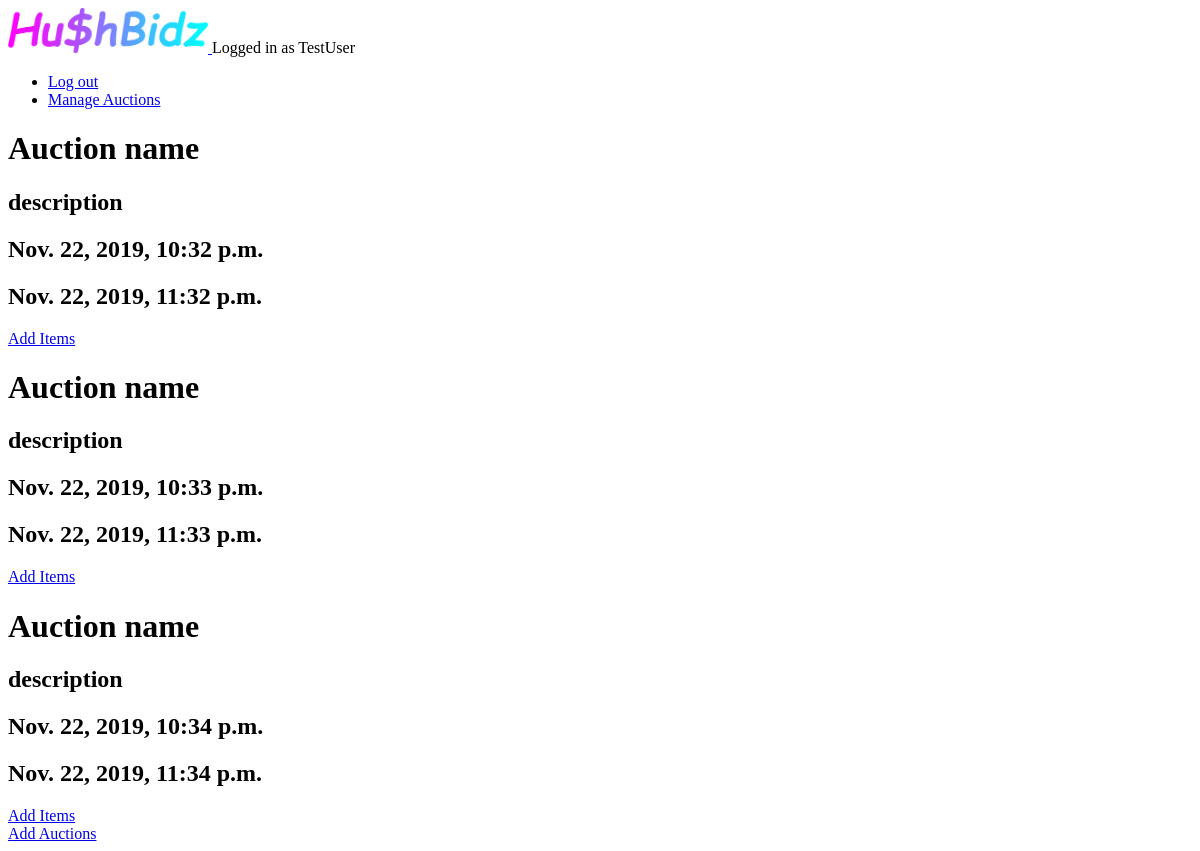
The page /auction_app/manage_auction (signed in) on the database as committed earlier.
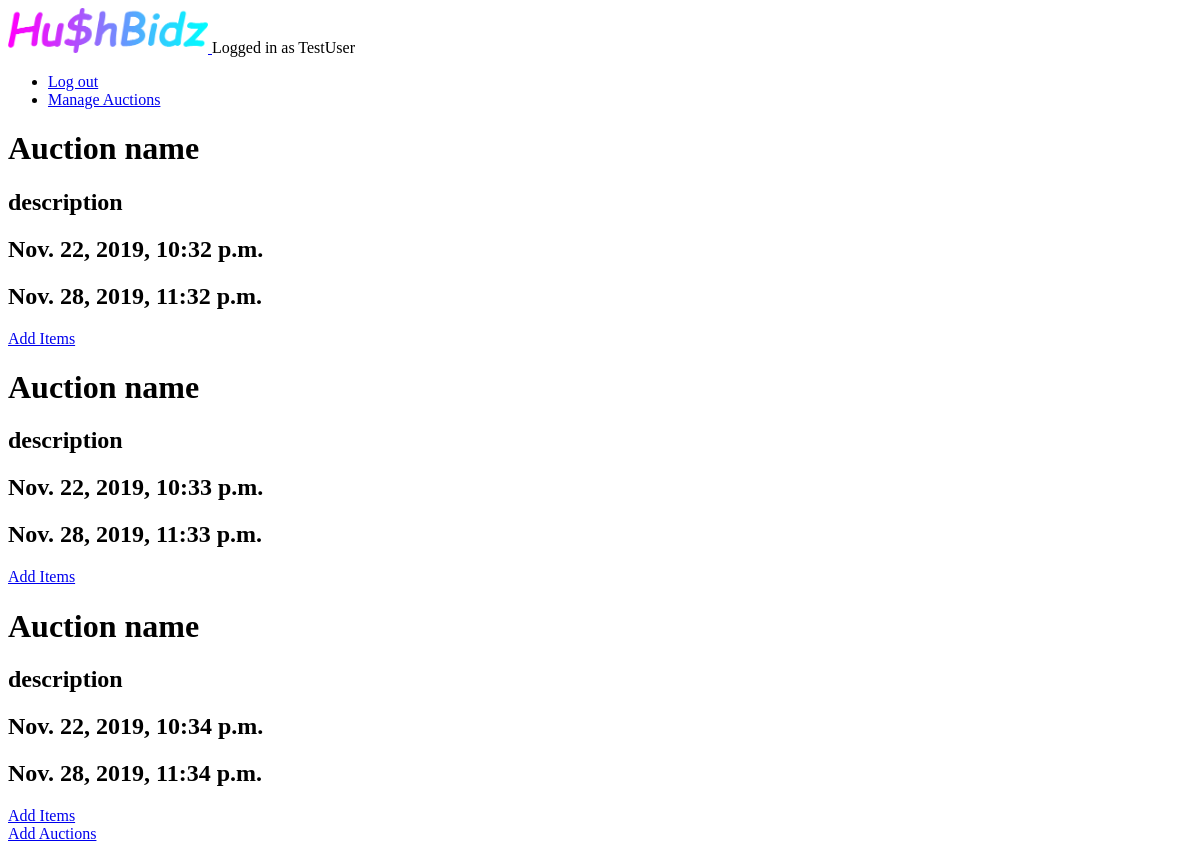
The same page on the database as committed later.
### auction_app/models.py (models this page shows, shortened)
class Auction(models.Model):
    name = models.CharField('name', max_length=256, default = 'Auction name')
    description = models.TextField('description', default = 'description', max_length=256)
    admin=models.CharField(max_length=256)
    start_time=models.DateTimeField('start_time', default = timezone.now)
    end_time=models.DateTimeField('end_time', default = one_hour_hence)
    numUsers = 0

### auction_app/views.py (the view)
# urls.py: path('manage_auction', views.manage_auction, name='manage_auction'),
@login_required()
def manage_auction(request):
    auctions = Auction.objects.all()
    context = {
        'auctions': auctions,
    }
    return render(request, 'auction_app/manage_auction.html', context)

### auction_app/templates/auction_app/manage_auction.html
{% extends "auction_app/base.html" %}
{% block content %}
			   {%if auctions%}
			    {% for a in auctions %}
				<h1>{{a.name}}</h1>
			   	<h2>{{a.description}}</h2>
			   	<h2>{{a.start_time}}</h2>
			   	<h2>{{a.end_time}}</h2>
				    <div>
				<a href="{% url 'add_items' pk=a.pk %}">Add Items</a>
				{% endfor %}
				    </div>
				    <div>
				{% else %}
      				<p> No Auctions to show</p>
     				{% endif %}
				      <a href="{% url 'setup_auction' %}">Add Auctions</a>
				 </div>
	{% endblock %}

Rows that differ between the two databases and show on the page:
changed Auction: end_time "Nov. 22, 2019, 11:32 p.m." → "Nov. 28, 2019, 11:32 p.m."
changed Auction: end_time "Nov. 22, 2019, 11:33 p.m." → "Nov. 28, 2019, 11:33 p.m."
changed Auction: end_time "Nov. 22, 2019, 11:34 p.m." → "Nov. 28, 2019, 11:34 p.m."
